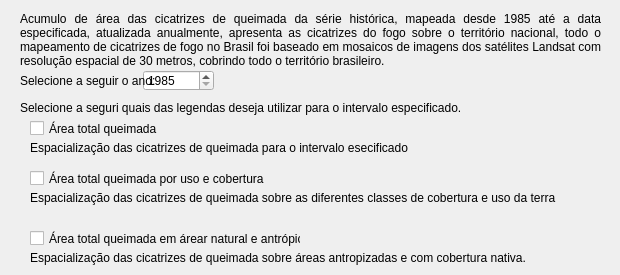
     <widget class="QWidget" name="fire_accumulated_2">
      <attribute name="title">
       <string>Área queimada acumulada</string>
      </attribute>
      <widget class="QLabel" name="Descriotion_fire_accumulated_4">
       <property name="geometry">
        <rect>
         <x>20</x>
         <y>10</y>
         <width>581</width>
         <height>61</height>
        </rect>
       </property>
       <property name="text">
        <string>&lt;html&gt;&lt;head/&gt;&lt;body&gt;&lt;p&gt;Acumulo de área das cicatrizes de queimada da série histórica, mapeada desde 1985 até a data especificada, atualizada anualmente, apresenta as cicatrizes do fogo sobre o território nacional, todo o mapeamento de cicatrizes de fogo no Brasil foi baseado em mosaicos de imagens dos satélites Landsat com resolução espacial de 30 metros, cobrindo todo o território brasileiro.&lt;/p&gt;&lt;/body&gt;&lt;/html&gt;</string>
       </property>
       <property name="alignment">
        <set>Qt::AlignJustify|Qt::AlignVCenter</set>
       </property>
       <property name="wordWrap">
        <bool>true</bool>
       </property>
      </widget>
      <widget class="QSpinBox" name="FireAcumulatedT1">
       <property name="geometry">
        <rect>
         <x>143</x>
         <y>70</y>
         <width>71</width>
         <height>21</height>
        </rect>
       </property>
       <property name="minimum">
        <number>1985</number>
       </property>
       <property name="maximum">
        <number>2999</number>
       </property>
       <property name="value">
        <number>1985</number>
       </property>
      </widget>
      <widget class="QCheckBox" name="check_fire_accumulated_by_total_burned">
       <property name="geometry">
        <rect>
         <x>30</x>
         <y>120</y>
         <width>201</width>
         <height>17</height>
        </rect>
       </property>
       <property name="text">
        <string>Área total queimada</string>
       </property>
       <property name="checked">
        <bool>false</bool>
       </property>
      </widget>
      <widget class="QCheckBox" name="check_fire_accumulated_by_class">
       <property name="geometry">
        <rect>
         <x>30</x>
         <y>170</y>
         <width>321</width>
         <height>17</height>
        </rect>
       </property>
       <property name="text">
        <string>Área total queimada por uso e cobertura</string>
       </property>
       <property name="checked">
        <bool>false</bool>
       </property>
      </widget>
      <widget class="QLabel" name="SelecioneProduto_fire_accumulated_3">
       <property name="geometry">
        <rect>
         <x>20</x>
         <y>100</y>
         <width>491</width>
         <height>16</height>
        </rect>
       </property>
       <property name="text">
        <string>Selecione a seguri quais das legendas deseja utilizar para o intervalo especificado.</string>
       </property>
      </widget>
      <widget class="QLabel" name="Description_fire_accumulatedl_by_total_burned_2">
       <property name="geometry">
        <rect>
         <x>30</x>
         <y>140</y>
         <width>581</width>
         <height>16</height>
        </rect>
       </property>
       <property name="text">
        <string>Espacialização das cicatrizes de queimada para o intervalo esecificado</string>
       </property>
       <property name="alignment">
        <set>Qt::AlignJustify|Qt::AlignVCenter</set>
       </property>
       <property name="wordWrap">
        <bool>true</bool>
       </property>
      </widget>
      <widget class="QLabel" name="Description_fire_accumulated_by_natural_anthropic_2">
       <property name="geometry">
        <rect>
         <x>30</x>
         <y>250</y>
         <width>581</width>
         <height>16</height>
        </rect>
       </property>
       <property name="text">
        <string>&lt;html&gt;&lt;head/&gt;&lt;body&gt;&lt;p&gt;Espacialização das cicatrizes de queimada sobre áreas antropizadas e com cobertura nativa. &lt;/p&gt;&lt;/body&gt;&lt;/html&gt;</string>
       </property>
       <property name="alignment">
        <set>Qt::AlignJustify|Qt::AlignVCenter</set>
       </property>
       <property name="wordWrap">
        <bool>true</bool>
       </property>
      </widget>
      <widget class="QLabel" name="Description_fire_accumulated_2">
       <property name="geometry">
        <rect>
         <x>30</x>
         <y>190</y>
         <width>581</width>
         <height>16</height>
        </rect>
       </property>
       <property name="text">
        <string>Espacialização das cicatrizes de queimada sobre as diferentes classes de cobertura e uso da terra</string>
       </property>
       <property name="alignment">
        <set>Qt::AlignJustify|Qt::AlignVCenter</set>
       </property>
       <property name="wordWrap">
        <bool>true</bool>
       </property>
      </widget>
      <widget class="QCheckBox" name="check_fire_accumulated_by_natural_anthropic">
       <property name="geometry">
        <rect>
         <x>30</x>
         <y>230</y>
         <width>271</width>
         <height>17</height>
        </rect>
       </property>
       <property name="text">
        <string>Área total queimada em árear natural e antrópico</string>
       </property>
       <property name="checked">
        <bool>false</bool>
       </property>
      </widget>
      <widget class="QLabel" name="SelecioneProduto_fire_accumulated_14">
       <property name="geometry">
        <rect>
         <x>20</x>
         <y>70</y>
         <width>161</width>
         <height>21</height>
        </rect>
       </property>
       <property name="text">
        <string>Selecione a seguir o ano:</string>
       </property>
       <property name="alignment">
        <set>Qt::AlignLeading|Qt::AlignLeft|Qt::AlignVCenter</set>
       </property>
      </widget>
     </widget>
